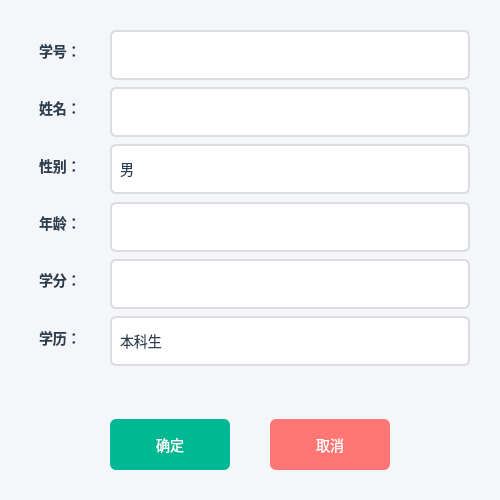
<?xml version="1.0" encoding="UTF-8"?>
<ui version="4.0">
 <class>addwidget</class>
 <widget class="QWidget" name="addwidget">
  <property name="geometry">
   <rect>
    <x>0</x>
    <y>0</y>
    <width>500</width>
    <height>500</height>
   </rect>
  </property>
  <property name="minimumSize">
   <size>
    <width>500</width>
    <height>500</height>
   </size>
  </property>
  <property name="maximumSize">
   <size>
    <width>500</width>
    <height>500</height>
   </size>
  </property>
  <property name="windowTitle">
   <string>添加/修改学生信息</string>
  </property>
  <property name="styleSheet">
   <string>QWidget {
    background-color: #f5f6fa;
    color: #2c3e50;
    font-size: 14px;
}

QLabel {
    color: #2c3e50;
    font-weight: bold;
    padding: 5px;
}

QLineEdit, QComboBox {
    padding: 8px;
    border: 2px solid #dcdde1;
    border-radius: 6px;
    background-color: white;
    selection-background-color: #74b9ff;
    min-height: 30px;
}

QLineEdit:focus, QComboBox:focus {
    border: 2px solid #74b9ff;
}

QComboBox {
    padding-right: 20px;
}

QComboBox::drop-down {
    border: none;
    width: 20px;
}

QComboBox::down-arrow {
    image: url(down_arrow.png);
    width: 12px;
    height: 12px;
}

QPushButton {
    background-color: #74b9ff;
    color: white;
    border: none;
    padding: 8px 20px;
    border-radius: 6px;
    font-size: 14px;
    min-width: 80px;
    min-height: 35px;
}

QPushButton:hover {
    background-color: #0984e3;
}

QPushButton:pressed {
    background-color: #6c5ce7;
}

#surepushButton {
    background-color: #00b894;
}

#surepushButton:hover {
    background-color: #00a884;
}

#cancelpushButton {
    background-color: #ff7675;
}

#cancelpushButton:hover {
    background-color: #e66767;
}</string>
  </property>
  <layout class="QVBoxLayout" name="verticalLayout">
   <property name="spacing">
    <number>20</number>
   </property>
   <property name="leftMargin">
    <number>30</number>
   </property>
   <property name="topMargin">
    <number>30</number>
   </property>
   <property name="rightMargin">
    <number>30</number>
   </property>
   <property name="bottomMargin">
    <number>30</number>
   </property>
   <item>
    <layout class="QFormLayout" name="formLayout">
     <property name="horizontalSpacing">
      <number>20</number>
     </property>
     <property name="verticalSpacing">
      <number>15</number>
     </property>
     <item row="0" column="0">
      <widget class="QLabel" name="Idlabel">
       <property name="text">
        <string>学号：</string>
       </property>
      </widget>
     </item>
     <item row="0" column="1">
      <widget class="QLineEdit" name="idEdit"/>
     </item>
     <item row="1" column="0">
      <widget class="QLabel" name="namelabel">
       <property name="text">
        <string>姓名：</string>
       </property>
      </widget>
     </item>
     <item row="1" column="1">
      <widget class="QLineEdit" name="nameEdit"/>
     </item>
     <item row="2" column="0">
      <widget class="QLabel" name="genderlabel">
       <property name="text">
        <string>性别：</string>
       </property>
      </widget>
     </item>
     <item row="2" column="1">
      <widget class="QComboBox" name="genderEdit">
       <item>
        <property name="text">
         <string>男</string>
        </property>
       </item>
       <item>
        <property name="text">
         <string>女</string>
        </property>
       </item>
      </widget>
     </item>
     <item row="3" column="0">
      <widget class="QLabel" name="agelabel">
       <property name="text">
        <string>年龄：</string>
       </property>
      </widget>
     </item>
     <item row="3" column="1">
      <widget class="QLineEdit" name="ageEdit"/>
     </item>
     <item row="4" column="0">
      <widget class="QLabel" name="creditslabel">
       <property name="text">
        <string>学分：</string>
       </property>
      </widget>
     </item>
     <item row="4" column="1">
      <widget class="QLineEdit" name="creditsEdit"/>
     </item>
     <item row="5" column="0">
      <widget class="QLabel" name="typelabel">
       <property name="text">
        <string>学历：</string>
       </property>
      </widget>
     </item>
     <item row="5" column="1">
      <widget class="QComboBox" name="typeEdit">
       <item>
        <property name="text">
         <string>本科生</string>
        </property>
       </item>
       <item>
        <property name="text">
         <string>研究生</string>
        </property>
       </item>
      </widget>
     </item>
    </layout>
   </item>
   <item>
    <spacer name="verticalSpacer">
     <property name="orientation">
      <enum>Qt::Vertical</enum>
     </property>
     <property name="sizeType">
      <enum>QSizePolicy::Fixed</enum>
     </property>
     <property name="sizeHint" stdset="0">
      <size>
       <width>20</width>
       <height>40</height>
      </size>
     </property>
    </spacer>
   </item>
   <item>
    <layout class="QHBoxLayout" name="horizontalLayout">
     <item>
      <spacer name="horizontalSpacer">
       <property name="orientation">
        <enum>Qt::Horizontal</enum>
       </property>
       <property name="sizeHint" stdset="0">
        <size>
         <width>40</width>
         <height>20</height>
        </size>
       </property>
      </spacer>
     </item>
     <item>
      <widget class="QPushButton" name="surepushButton">
       <property name="text">
        <string>确定</string>
       </property>
      </widget>
     </item>
     <item>
      <spacer name="horizontalSpacer_2">
       <property name="orientation">
        <enum>Qt::Horizontal</enum>
       </property>
       <property name="sizeType">
        <enum>QSizePolicy::Fixed</enum>
       </property>
       <property name="sizeHint" stdset="0">
        <size>
         <width>20</width>
         <height>20</height>
        </size>
       </property>
      </spacer>
     </item>
     <item>
      <widget class="QPushButton" name="cancelpushButton">
       <property name="text">
        <string>取消</string>
       </property>
      </widget>
     </item>
     <item>
      <spacer name="horizontalSpacer_3">
       <property name="orientation">
        <enum>Qt::Horizontal</enum>
       </property>
       <property name="sizeHint" stdset="0">
        <size>
         <width>40</width>
         <height>20</height>
        </size>
       </property>
      </spacer>
     </item>
    </layout>
   </item>
  </layout>
 </widget>
 <resources/>
 <connections/>
</ui>
